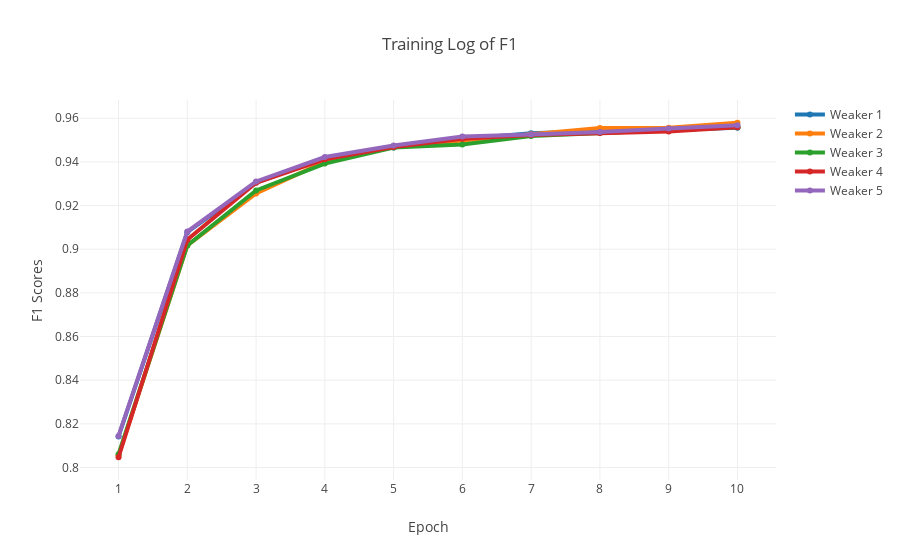

The notebook cell saved with this chart:
### Markdown cell above
## 3.4. Training Log Visualization: F1 scores and Loss
###  Visulize Training Log


5 weakers with ten epochs
Use `plotly` to plot f1 scores

### Code cell
#Training Log of F1 Scores
ten=np.arange(1,11)
traces=[]
for i in range(1,6):
    
    y=train_hist['valid_%s'%i]['f1']
    
    trace=go.Scatter(
        x = ten,
        y = y,
        name = 'Weaker %s'%i,
        line = dict(
            width = 4)
        )
    traces.append(trace)

layout = dict(title = 'Training Log of F1',
              xaxis = dict(title = 'Epoch',dtick=1),
              yaxis = dict(title = 'F1 Scores'),
              )

fig = dict(data=traces, layout=layout)
iplot(fig, filename='styled-line')

### Figure 1 — Plotly figure (JSON) as saved in the notebook; plotly's stock layout.template omitted (floating-point values rounded to 4 significant figures)
{"data": [{"line": {"width": 4}, "name": "Weaker 1", "type": "scatter", "uid": "7913871e-a172-11e8-97b5-8c859020b640", "x": [1, 2, 3, 4, 5, 6, 7, 8, 9, 10], "y": [0.8142, 0.9078, 0.9306, 0.9419, 0.9466, 0.9505, 0.9531, 0.9542, 0.9547, 0.9557]}, {"line": {"width": 4}, "name": "Weaker 2", "type": "scatter", "uid": "7916908c-a172-11e8-9cbc-8c859020b640", "x": [1, 2, 3, 4, 5, 6, 7, 8, 9, 10], "y": [0.8055, 0.9018, 0.9256, 0.9401, 0.9469, 0.9498, 0.9527, 0.9555, 0.9557, 0.9579]}, {"line": {"width": 4}, "name": "Weaker 3", "type": "scatter", "uid": "79169328-a172-11e8-b0f3-8c859020b640", "x": [1, 2, 3, 4, 5, 6, 7, 8, 9, 10], "y": [0.8061, 0.9017, 0.927, 0.9392, 0.9466, 0.948, 0.9518, 0.9532, 0.9548, 0.9559]}, {"line": {"width": 4}, "name": "Weaker 4", "type": "scatter", "uid": "791694d8-a172-11e8-bf69-8c859020b640", "x": [1, 2, 3, 4, 5, 6, 7, 8, 9, 10], "y": [0.8047, 0.9044, 0.9304, 0.9412, 0.9468, 0.9506, 0.9523, 0.9532, 0.954, 0.9558]}, {"line": {"width": 4}, "name": "Weaker 5", "type": "scatter", "uid": "79169618-a172-11e8-91d0-8c859020b640", "x": [1, 2, 3, 4, 5, 6, 7, 8, 9, 10], "y": [0.8145, 0.9081, 0.931, 0.9422, 0.9475, 0.9516, 0.9526, 0.9537, 0.9553, 0.9568]}], "layout": {"title": "Training Log of F1", "xaxis": {"dtick": 1, "title": "Epoch"}, "yaxis": {"title": "F1 Scores"}}}
